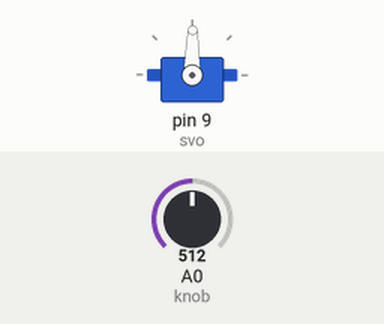
This sketch was run on a simulated Arduino Uno, built with avr-gcc and run on an emulated ATmega328P. Parts: servo. The inputs (shaded band) are chosen by the test bench; at power-on: A0 (knob) = 512.

Above: at 1.2 s.
1.3 s: A0 (knob) set to 716
At 2.5 s:
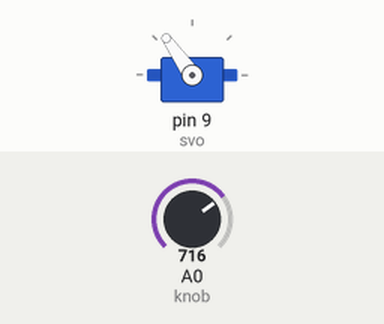
2.8 s: A0 (knob) set to 900
At 3.4 s:
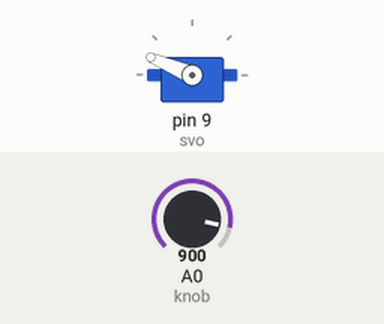
4.3 s: A0 (knob) set to 1023
At 4.8 s:
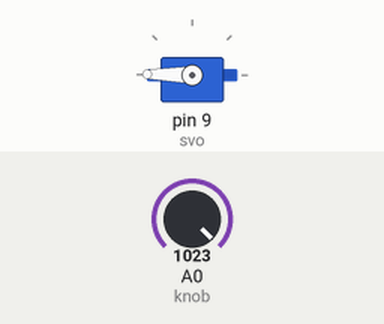
5.8 s: A0 (knob) set to 306
At 6.9 s:
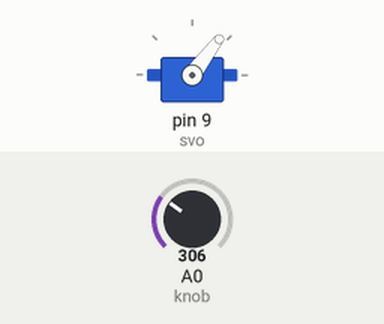
7.3 s: A0 (knob) set to 122
At 8.3 s:
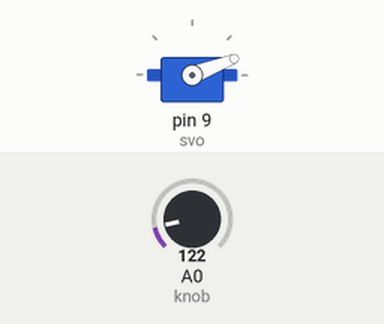
8.8 s: A0 (knob) set to 511
At 9.1 s:
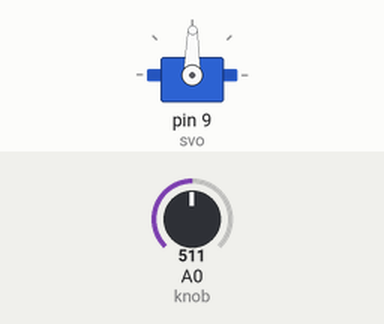
Timing chart, 0 to 11.3 s (numbered marks = the images above; inputs shaded):
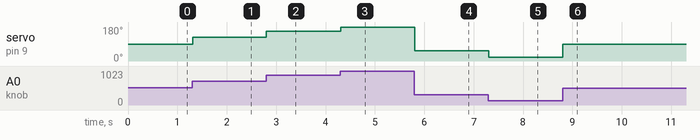

Measured:
- after the input at 1.3 s, servo on pin 9 (svo): 89° → 125° at once
- after the input at 2.8 s, servo on pin 9 (svo): 125° → 157° at once
- after the input at 4.3 s, servo on pin 9 (svo): 157° → 179° at once
- after the input at 5.8 s, servo on pin 9 (svo): 179° → 53° at once
- after the input at 7.3 s, servo on pin 9 (svo): 53° → 21° at once
- after the input at 8.8 s, servo on pin 9 (svo): 21° → 89° at once

The sketch:

Lab4-2.ino
```cpp
#include <Servo.h>

Servo svo;

int knob = 0;
int val;

void setup() {
  svo.attach(9);
}

void loop() {
  val = analogRead(knob);
  val = map(val, 0, 1023, 0, 179);
  svo.write(val);
  delay(15);
}
```
